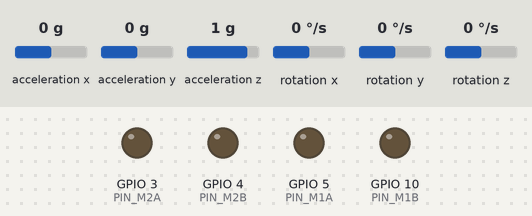
A sketch run on a simulated ESP32-S3. Shown: output pins drawn as LEDs (lit = HIGH). Wiring (inferred from the names in the program): MPU-6050 motion sensor at I2C address 0x68. The test bench sets the inputs (shaded band); at power-on: acceleration x 0 g, rotation y 0 °/s, acceleration y 0 g, acceleration z 1 g, rotation x 0 °/s, rotation z 0 °/s. What the sketch prints to the serial monitor is not drawn.

Above: at 1.5 s.
5.7 s: acceleration x set to -1.4 g
At 6.3 s:
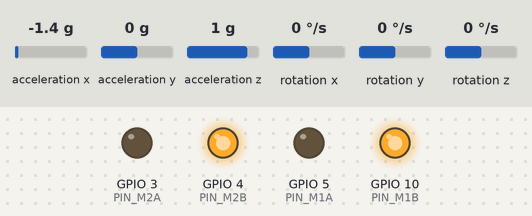
7.9 s: rotation y set to -192 °/s
At 8.42 s:
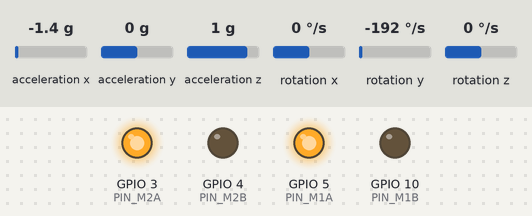
10.0 s: rotation y set to 0 °/s
At 10.54 s:
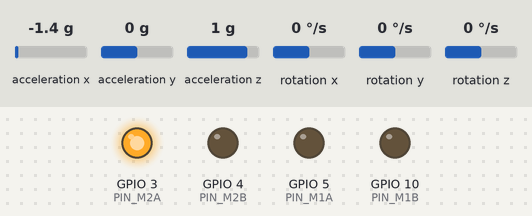
12.1 s: acceleration x set to -0.8 g
14.2 s: acceleration x set to -0.5 g
At 15.3 s:
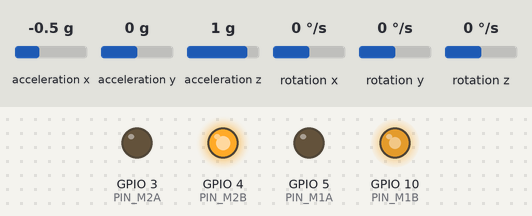
17.2 s: rotation y set to -100 °/s
At 18.9 s:
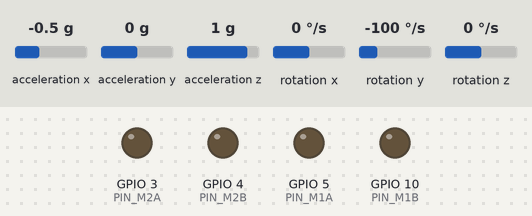
Timing chart, 0 to 20.4 s (numbered marks = the images above; inputs shaded):
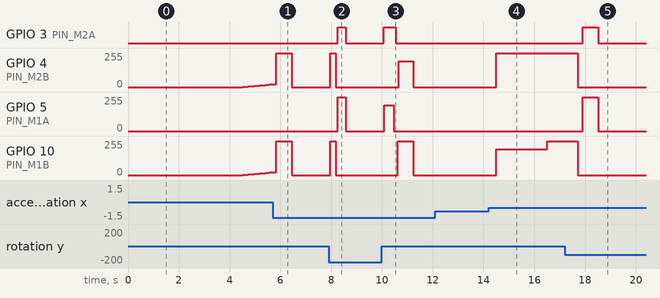

The sketch:

balancebot_PD_v3_with_direction_mecanum_wheel.ino
```cpp
/*  ============================================================
    balancebot_PD_v2.ino  — with directional movement sequence

    Added on top of your existing code:
    - moveState enum for sequence control
    - DesiredAnglePitch offset for forward/backward
    - turnBias offset for left/right differential
    - Timed state machine: FWD → LEFT → RIGHT → BWD → BALANCE

    Core PID, IMU, Kalman, motor helpers — all unchanged.
    ============================================================ */

#include <Wire.h>
#include <math.h>

// ─── Pins — unchanged ───────────────────────────────────────────
#define CUSTOM_SDA_PIN  6
#define CUSTOM_SCL_PIN  7
#define PIN_M1A         5
#define PIN_M1B         10
#define PIN_M2A         3
#define PIN_M2B         4

#define PWM_FREQ        20000
#define PWM_RESOLUTION  8
#define MPU6050_ADDRESS 0x68

// ─── Timing — unchanged ─────────────────────────────────────────
const float dt = 0.005;
uint32_t LoopTimer;

// ─── IMU — unchanged ────────────────────────────────────────────
int16_t AccXLSB, AccYLSB, AccZLSB;
int16_t GyroXLSB, GyroYLSB, GyroZLSB;
float AccX, AccY, AccZ;
float RateRoll, RatePitch, RateYaw;
float AnglePitch;

// ─── Calibration — unchanged ────────────────────────────────────
float RateCalibrationRoll  = -3.57;
float RateCalibrationPitch = -1.08;
float RateCalibrationYaw   =  0.74;
float AccXCalibration      =  0.00;
float AccYCalibration      =  0.01;
float AccZCalibration      = -0.03;

// ─── Kalman — unchanged ─────────────────────────────────────────
float KalmanAnglePitch            = 0;
float KalmanUncertaintyAnglePitch = 4;
float Kalman1DOutput[2]           = {0, 0};

void kalman_1d(float& KalmanState, float& KalmanUncertainty,
               float KalmanInput, float KalmanMeasurement)
{
    KalmanState       = KalmanState + dt * KalmanInput;
    KalmanUncertainty = KalmanUncertainty + dt * dt * 4 * 4;
    float KalmanGain  = KalmanUncertainty / (KalmanUncertainty + 3 * 3);
    KalmanState       = KalmanState + KalmanGain * (KalmanMeasurement - KalmanState);
    KalmanUncertainty = (1 - KalmanGain) * KalmanUncertainty;
    Kalman1DOutput[0] = KalmanState;
    Kalman1DOutput[1] = KalmanUncertainty;
}

// ─── PID — unchanged ────────────────────────────────────────────
float P_gain = 25.0;
float I_gain = 20;
float D_gain = 0.05;

float DesiredAnglePitch = 0.0;  // modified by movement state

float Error       = 0;
float PrevError   = 0;
float PrevIterm   = 0;
float MotorOutput = 0;
float filteredDterm      = 0;
const float DTERM_FILTER_ALPHA = 0.80;

// ─── Safety ─────────────────────────────────────────────────────
const float FALL_ANGLE_DEG = 35.0;

// ─── Serial ─────────────────────────────────────────────────────
static uint32_t lastPrint       = 0;
static uint32_t lastPrintFallen = 0;

// ================================================================
//  MOVEMENT STATE MACHINE  ← NEW
// ================================================================
// Analogy: think of this like a traffic light sequence.
// Each state has a fixed duration. When time expires, next state.
// The balance PID runs every loop regardless — the state machine
// only changes the INPUTS to the PID (angle setpoint + turn bias).
// ================================================================

enum MoveState {
    STATE_BALANCE,    // just balance, no movement
    STATE_FORWARD,    // lean forward
    STATE_TURN_LEFT,  // differential: right faster than left
    STATE_TURN_RIGHT, // differential: left faster than right
    STATE_BACKWARD,   // lean backward
    STATE_DONE        // finished, hold balance
};

MoveState currentState     = STATE_BALANCE;
uint32_t  stateStartMillis = 0;

// Tune these to taste:
const float FORWARD_ANGLE_OFFSET  =  6;  // degrees — positive = lean forward
const float BACKWARD_ANGLE_OFFSET = -6;  // degrees — negative = lean backward
const float TURN_BIAS             =  60;   // PWM units added/subtracted per side

// Duration of each movement phase (ms)
const uint32_t DUR_BALANCE   = 3000;  // 3s settle before starting
const uint32_t DUR_FORWARD   = 2000;  // 2s forward
const uint32_t DUR_TURN_LEFT = 2000;  // 2s turn left
const uint32_t DUR_TURN_RIGHT= 2000;  // 2s turn right
const uint32_t DUR_BACKWARD  = 2000;  // 2s backward

// Active turn bias this loop (set by state machine, applied at motor output)
float turnBias = 0.0;

void update_move_state() {
    uint32_t elapsed = millis() - stateStartMillis;

    switch (currentState) {

        case STATE_BALANCE:
            DesiredAnglePitch = 0.0;
            turnBias          = 0.0;
            if (elapsed > DUR_BALANCE) {
                currentState     = STATE_FORWARD;
                stateStartMillis = millis();
                Serial.println(">>> FORWARD");
            }
            break;

        case STATE_FORWARD:
            DesiredAnglePitch = FORWARD_ANGLE_OFFSET;
            turnBias          = 0.0;
            if (elapsed > DUR_FORWARD) {
                DesiredAnglePitch = 0.0;  // snap back to balance first
                currentState      = STATE_TURN_LEFT;
                stateStartMillis  = millis();
                Serial.println(">>> TURN LEFT");
            }
            break;

        case STATE_TURN_LEFT:
            // Left turn: right motor gets +bias, left motor gets -bias
            // Analogy: like a tank — one track faster, one slower
            DesiredAnglePitch = 0.0;
            turnBias          = TURN_BIAS;   // applied as +right, -left below
            if (elapsed > DUR_TURN_LEFT) {
                turnBias         = 0.0;
                currentState     = STATE_TURN_RIGHT;
                stateStartMillis = millis();
                Serial.println(">>> TURN RIGHT");
            }
            break;

        case STATE_TURN_RIGHT:
            // Right turn: left motor gets +bias, right motor gets -bias
            DesiredAnglePitch = 0.0;
            turnBias          = -TURN_BIAS;  // negative = opposite direction
            if (elapsed > DUR_TURN_RIGHT) {
                turnBias         = 0.0;
                currentState     = STATE_BACKWARD;
                stateStartMillis = millis();
                Serial.println(">>> BACKWARD");
            }
            break;

        case STATE_BACKWARD:
            DesiredAnglePitch = BACKWARD_ANGLE_OFFSET;
            turnBias          = 0.0;
            if (elapsed > DUR_BACKWARD) {
                DesiredAnglePitch = 0.0;
                currentState      = STATE_DONE;
                stateStartMillis  = millis();
                Serial.println(">>> DONE — holding balance");
            }
            break;

        case STATE_DONE:
            DesiredAnglePitch = 0.0;
            turnBias          = 0.0;
            break;
    }
}

// ================================================================
//  IMU READ — unchanged
// ================================================================
void read_imu() {
    Wire.beginTransmission(MPU6050_ADDRESS);
    Wire.write(0x3B);
    Wire.endTransmission();
    Wire.requestFrom(MPU6050_ADDRESS, 6);
    AccXLSB = Wire.read() << 8 | Wire.read();
    AccYLSB = Wire.read() << 8 | Wire.read();
    AccZLSB = Wire.read() << 8 | Wire.read();

    Wire.beginTransmission(MPU6050_ADDRESS);
    Wire.write(0x43);
    Wire.endTransmission();
    Wire.requestFrom(MPU6050_ADDRESS, 6);
    GyroXLSB = Wire.read() << 8 | Wire.read();
    GyroYLSB = Wire.read() << 8 | Wire.read();
    GyroZLSB = Wire.read() << 8 | Wire.read();

    RateRoll  = (float)GyroXLSB / 65.5 - RateCalibrationRoll;
    RatePitch = (float)GyroYLSB / 65.5 - RateCalibrationPitch;
    RateYaw   = (float)GyroZLSB / 65.5 - RateCalibrationYaw;

    AccX = (float)AccXLSB / 4096.0 - AccXCalibration;
    AccY = (float)AccYLSB / 4096.0 - AccYCalibration;
    AccZ = (float)AccZLSB / 4096.0 - AccZCalibration;

    AnglePitch = -atan(AccX / sqrt(AccY * AccY + AccZ * AccZ)) * 57.29578;
}

// ================================================================
//  MOTOR HELPERS — unchanged
// ================================================================
float constrain_float(float v, float lo, float hi) {
    return v < lo ? lo : v > hi ? hi : v;
}

void set_motor_left(int pwm) {
    pwm = (int)constrain_float(pwm, -255, 255);
    uint32_t duty = abs(pwm);
    if      (pwm > 0) { ledcWrite(PIN_M1A, duty); ledcWrite(PIN_M1B, 0);    }
    else if (pwm < 0) { ledcWrite(PIN_M1A, 0);    ledcWrite(PIN_M1B, duty); }
    else              { ledcWrite(PIN_M1A, 0);    ledcWrite(PIN_M1B, 0);    }
}

void set_motor_right(int pwm) {
    pwm = (int)constrain_float(pwm, -255, 255);
    uint32_t duty = abs(pwm);
    if      (pwm > 0) { ledcWrite(PIN_M2A, duty); ledcWrite(PIN_M2B, 0);    }
    else if (pwm < 0) { ledcWrite(PIN_M2A, 0);    ledcWrite(PIN_M2B, duty); }
    else              { ledcWrite(PIN_M2A, 0);    ledcWrite(PIN_M2B, 0);    }
}

void motors_stop() {
    ledcWrite(PIN_M1A, 0); ledcWrite(PIN_M1B, 0);
    ledcWrite(PIN_M2A, 0); ledcWrite(PIN_M2B, 0);
}

// ================================================================
//  SETUP
// ================================================================
void setup() {
    Serial.begin(115200);
    delay(1000);
    Serial.println("balancebot_PD_v2 + movement starting...");

    Wire.setClock(400000);
    Wire.begin(CUSTOM_SDA_PIN, CUSTOM_SCL_PIN);
    delay(250);

    Wire.beginTransmission(MPU6050_ADDRESS);
    Wire.write(0x6B); Wire.write(0x00);
    Wire.endTransmission();
    delay(100);

    Wire.beginTransmission(MPU6050_ADDRESS);
    Wire.write(0x1C); Wire.write(0x10);
    Wire.endTransmission();

    Wire.beginTransmission(MPU6050_ADDRESS);
    Wire.write(0x1B); Wire.write(0x08);
    Wire.endTransmission();
    delay(100);

    ledcAttach(PIN_M1A, PWM_FREQ, PWM_RESOLUTION);
    ledcAttach(PIN_M1B, PWM_FREQ, PWM_RESOLUTION);
    ledcAttach(PIN_M2A, PWM_FREQ, PWM_RESOLUTION);
    ledcAttach(PIN_M2B, PWM_FREQ, PWM_RESOLUTION);
    motors_stop();

    Serial.println("Lift robot, watch angle for 3s...");
    delay(3000);
    Serial.println("Balancing active. Sequence starts in 3s.");

    stateStartMillis = millis();
    LoopTimer = micros();
}

// ================================================================
//  MAIN LOOP — 200Hz
// ================================================================
void loop() {
    // ── 1. IMU ─────────────────────────────────────────────────
    read_imu();

    // ── 2. Kalman — unchanged ───────────────────────────────────
    kalman_1d(KalmanAnglePitch, KalmanUncertaintyAnglePitch,
              RatePitch, AnglePitch);
    KalmanAnglePitch            = Kalman1DOutput[0];
    KalmanUncertaintyAnglePitch = Kalman1DOutput[1];
    KalmanAnglePitch = constrain_float(KalmanAnglePitch, -45, 45);

    // ── 3. Safety — unchanged ───────────────────────────────────
    if (fabs(KalmanAnglePitch) > FALL_ANGLE_DEG) {
        motors_stop();
        PrevError = 0; PrevIterm = 0; filteredDterm = 0;
        if (millis() - lastPrintFallen > 500) {
            lastPrintFallen = millis();
            Serial.print("FALLEN | angle=");
            Serial.println(KalmanAnglePitch);
        }
        while (micros() - LoopTimer < (uint32_t)(dt * 1000000));
        LoopTimer = micros();
        return;
    }

    // ── 4. Update movement state machine  ← NEW ────────────────
    update_move_state();

    // ── 5. PID — unchanged ─────────────────────────────────────
    Error = DesiredAnglePitch - KalmanAnglePitch;

    float Pterm = P_gain * Error;

    float Iterm = PrevIterm + I_gain * (Error + PrevError) * dt / 2.0;
    Iterm = constrain_float(Iterm, -100, 100);

    float DtermRaw = D_gain * RatePitch;
    filteredDterm  = DTERM_FILTER_ALPHA * DtermRaw
                   + (1.0 - DTERM_FILTER_ALPHA) * filteredDterm;

    MotorOutput = constrain_float(Pterm + Iterm - filteredDterm, -255, 255);

    PrevError = Error;
    PrevIterm = Iterm;

    // ── 6. Apply motor output + turn bias  ← NEW ───────────────
    // turnBias > 0 = turn left  (right faster, left slower)
    // turnBias < 0 = turn right (left faster, right slower)
    int pwmLeft  = (int)constrain_float(MotorOutput - turnBias, -255, 255);
    int pwmRight = (int)constrain_float(MotorOutput + turnBias, -255, 255);

    set_motor_left(pwmLeft);
    set_motor_right(pwmRight);

    // ── 7. Debug ────────────────────────────────────────────────
    if (millis() - lastPrint > 100) {
        lastPrint = millis();
        Serial.print("State: "); Serial.print(currentState);
        Serial.print(" | Angle: ");  Serial.print(KalmanAnglePitch);
        Serial.print(" | Setpt: ");  Serial.print(DesiredAnglePitch);
        Serial.print(" | PWM L: ");  Serial.print(pwmLeft);
        Serial.print(" | PWM R: ");  Serial.println(pwmRight);
    }

    // ── 8. Loop timing — unchanged ──────────────────────────────
    while (micros() - LoopTimer < (uint32_t)(dt * 1000000));
    LoopTimer = micros();
}
```

Measured:
- the behaviour switches between -0.7 and -0.6 g on acceleration x (found by bisection; images 3 and 4)
- after the input at 5.7 s, GPIO 3 (PIN_M2A): stays LOW (without the input it goes to HIGH after 1.8 s); GPIO 5 (PIN_M1A): stays 0/255 (without the input it goes to 99/255 after 1.8 s)
- after the input at 7.9 s, GPIO 3 (PIN_M2A): LOW → HIGH after 0.36 s, → LOW 0.33 s later; GPIO 4 (PIN_M2B), GPIO 10 (PIN_M1B): 0/255 → 255/255 after 0.06 s, → 0/255 0.22 s later; GPIO 5 (PIN_M1A): 0/255 → 255/255 after 0.36 s, → 0/255 0.33 s later
- after the input at 10.0 s, GPIO 3 (PIN_M2A): LOW → HIGH after 0.08 s, → LOW 0.47 s later; GPIO 4 (PIN_M2B): 0/255 → 194/255 after 0.66 s, → 0/255 0.57 s later; GPIO 5 (PIN_M1A): 0/255 → 194/255 after 0.08 s, → 0/255 0.39 s later; GPIO 10 (PIN_M1B): 0/255 → 255/255 after 0.62 s, → 0/255 0.60 s later
- after the input at 12.1 s, every drawn part: stays the same
- after the input at 14.2 s, GPIO 4 (PIN_M2B): 0/255 → 255/255 after 0.30 s; GPIO 10 (PIN_M1B): 0/255 → 194/255 after 0.30 s, → 255/255 2.0 s later
- after the input at 17.2 s, GPIO 3 (PIN_M2A): LOW → HIGH after 0.71 s, → LOW 0.61 s later; GPIO 4 (PIN_M2B), GPIO 10 (PIN_M1B): 255/255 → 0/255 after 0.50 s; GPIO 5 (PIN_M1A): 0/255 → 255/255 after 0.71 s, → 0/255 0.61 s later
